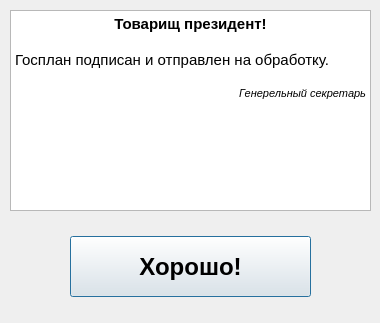
<?xml version="1.0" encoding="UTF-8"?>
<ui version="4.0">
 <class>Approved</class>
 <widget class="QDialog" name="Approved">
  <property name="geometry">
   <rect>
    <x>0</x>
    <y>0</y>
    <width>380</width>
    <height>323</height>
   </rect>
  </property>
  <property name="windowTitle">
   <string>Отчет</string>
  </property>
  <widget class="QTextBrowser" name="textBrowser">
   <property name="geometry">
    <rect>
     <x>10</x>
     <y>10</y>
     <width>361</width>
     <height>201</height>
    </rect>
   </property>
   <property name="cursor" stdset="0">
    <cursorShape>ArrowCursor</cursorShape>
   </property>
   <property name="html">
    <string>&lt;!DOCTYPE HTML PUBLIC &quot;-//W3C//DTD HTML 4.0//EN&quot; &quot;http://www.w3.org/TR/REC-html40/strict.dtd&quot;&gt;
&lt;html&gt;&lt;head&gt;&lt;meta name=&quot;qrichtext&quot; content=&quot;1&quot; /&gt;&lt;style type=&quot;text/css&quot;&gt;
p, li { white-space: pre-wrap; }
&lt;/style&gt;&lt;/head&gt;&lt;body style=&quot; font-family:'Ubuntu'; font-size:11pt; font-weight:400; font-style:normal;&quot;&gt;
&lt;p align=&quot;center&quot; style=&quot; margin-top:0px; margin-bottom:0px; margin-left:0px; margin-right:0px; -qt-block-indent:0; text-indent:0px;&quot;&gt;&lt;span style=&quot; font-weight:600;&quot;&gt;Товарищ президент!&lt;/span&gt;&lt;/p&gt;
&lt;p align=&quot;center&quot; style=&quot;-qt-paragraph-type:empty; margin-top:0px; margin-bottom:0px; margin-left:0px; margin-right:0px; -qt-block-indent:0; text-indent:0px; font-weight:600;&quot;&gt;&lt;br /&gt;&lt;/p&gt;
&lt;p style=&quot; margin-top:0px; margin-bottom:0px; margin-left:0px; margin-right:0px; -qt-block-indent:0; text-indent:0px;&quot;&gt;Госплан подписан и отправлен на обработку.&lt;/p&gt;
&lt;p style=&quot;-qt-paragraph-type:empty; margin-top:0px; margin-bottom:0px; margin-left:0px; margin-right:0px; -qt-block-indent:0; text-indent:0px;&quot;&gt;&lt;br /&gt;&lt;/p&gt;
&lt;p align=&quot;right&quot; style=&quot; margin-top:0px; margin-bottom:0px; margin-left:0px; margin-right:0px; -qt-block-indent:0; text-indent:0px;&quot;&gt;&lt;span style=&quot; font-size:8pt; font-style:italic;&quot;&gt;Генерельный секретарь&lt;/span&gt;&lt;/p&gt;&lt;/body&gt;&lt;/html&gt;</string>
   </property>
  </widget>
  <widget class="QPushButton" name="accept">
   <property name="geometry">
    <rect>
     <x>70</x>
     <y>236</y>
     <width>241</width>
     <height>61</height>
    </rect>
   </property>
   <property name="font">
    <font>
     <pointsize>18</pointsize>
     <weight>75</weight>
     <bold>true</bold>
    </font>
   </property>
   <property name="text">
    <string>Хорошо!</string>
   </property>
  </widget>
 </widget>
 <resources/>
 <connections/>
</ui>
